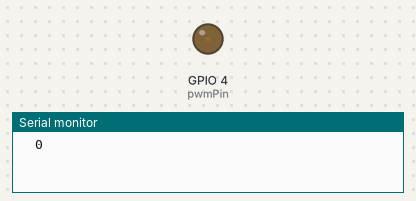
Simulated run of this sketch. Board: ESP32. Parts: output pins drawn as LEDs (lit = HIGH), the last lines printed to the serial monitor.

Above: at 0.05 s.
At 19.05 s:
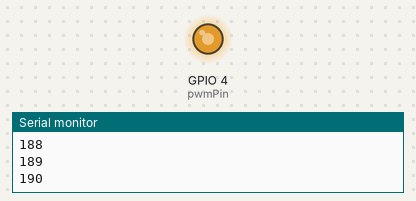
At 27.06 s:
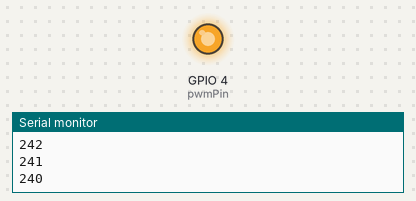
At 38.11 s:
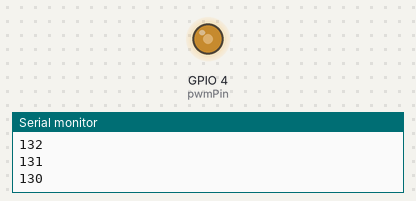
Timing chart, 0 to 40.0 s (numbered marks = the images above):
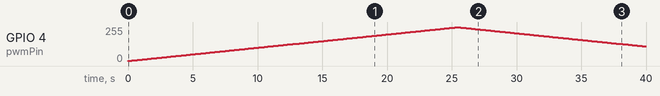

Measured:
- by itself, GPIO 4 (pwmPin): rises from 0/255 to 255/255 in 25.4 s, then falls to 110/255 in 14.5 s

The sketch:

kad09_PWMfading.ino
```cpp
const int pwmPin = 4; //GPIO IO4ping

void setup() {
    Serial.begin(115200);
    ledcSetup(0, 12899, 8);
    ledcAttachPin(pwmPin, 0);
}

void loop() {
    static uint8_t duty = 0; //アナログ出力のデューティ値
    static int diff = 1; //増分・減分(使わなくても可)
    Serial.printf("%3d\n", duty);// デューティの表示

    if(duty == 0){
        diff = 1;
    }else if(duty == 255){
        diff = -1;
    }
    duty += diff;

    ledcWrite(0, duty);
    delay(100);
}
```
